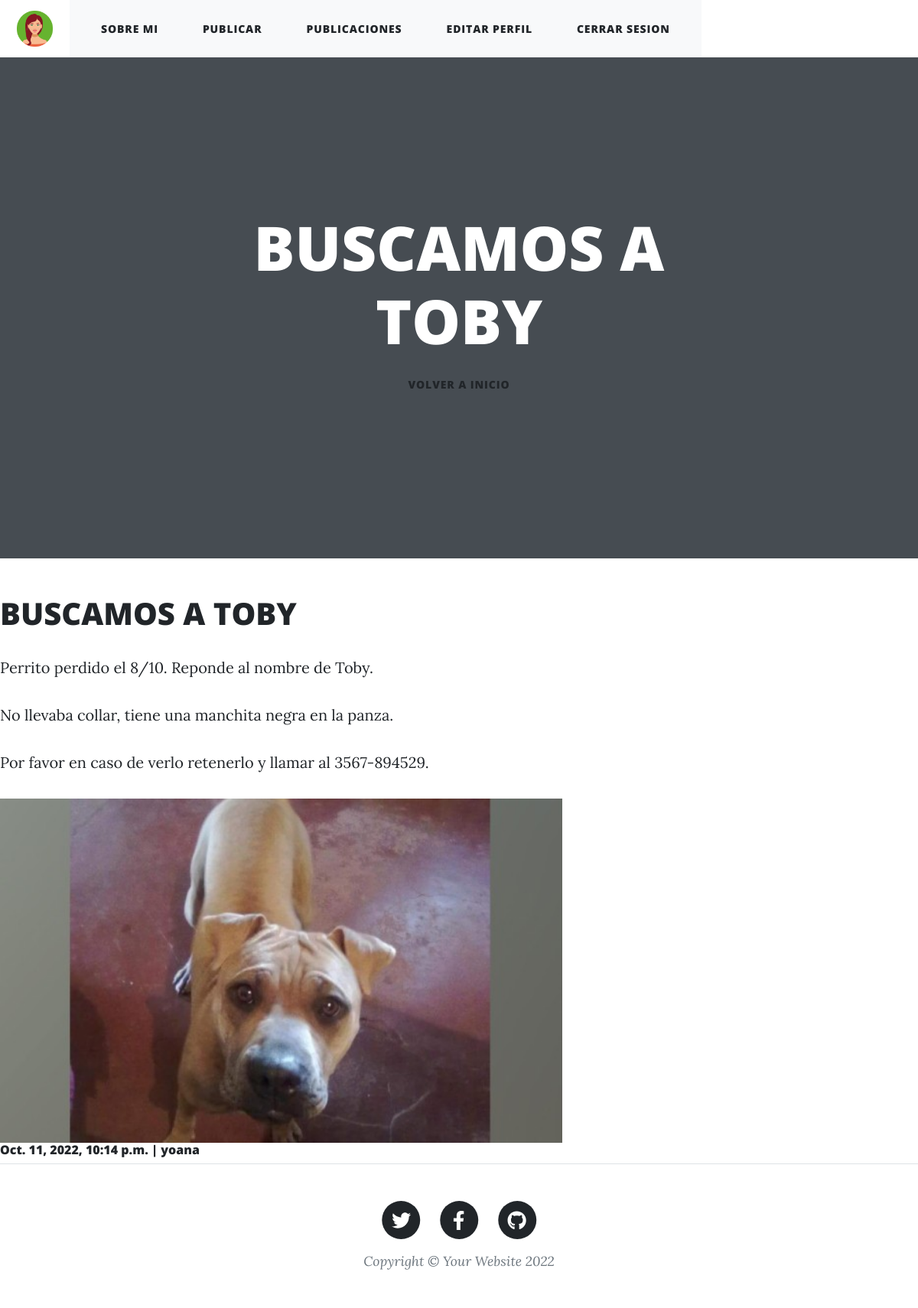
Page /blog/postDetalle/17 (signed in) on the committed database.
### blog/models.py (models this page shows, shortened)
class Post(models.Model):
    titulo = models.CharField(max_length = 250)
    contenido = RichTextUploadingField(blank=True, null=True)
    imagen = models.ImageField('imagen', upload_to = 'post/', null = True, blank = True )
    autor = models.ForeignKey(User, on_delete = models.CASCADE, default=User.first_name)
    fecha = models.DateTimeField(default=timezone.now)
    class Meta:
        ordering = ('-fecha',)

### blog/views.py (the view)
# urls.py: path('postDetalle/<id>', postDetalle, name='postDetalle'),
@login_required
def postDetalle(request, id):
    post = Post.objects.get(id=id)
    return render (request, "blog/postDetalle.html", {'post':post, 'avatar':obtenerAvatar(request)})

### blog/views.py (called while the page is built)
def obtenerAvatar(request):
    lista = Avatar.objects.filter(user=request.user)
    if len(lista)!=0:
        imagen = lista[0].imagen.url
    else:
        imagen = "/media/avatares/avatarPorDefecto/avatarPorDefecto.png"
    return imagen

### blog/templates/blog/postDetalle.html
{% extends 'blog/base.html' %}
{% load static %}
{% block encabezado_que_cambia %}
<header class="header">
    <nav class="nav">
        {% if user.is_authenticated %}
            <img height="75px" src="{{ avatar }}" class= "img nav-link" alt="" >
            <nav class="navbar navbar-light bg-light static-top">
            <div class="container">
                <a class = "btn btn-sucess" href="{% url 'sobreMi' %}">SOBRE MI</a>
                <a class = "btn btn-sucess" href="{% url 'post' %}">PUBLICAR</a>
                <a class = "btn btn-sucess" href="{% url 'leerPosts' %}">PUBLICACIONES</a>
                <a class = "btn btn-sucess" href="{% url 'editarPerfil' %}">EDITAR PERFIL</a>
                <a class = "btn btn-sucess" href="{% url 'logout' %}">CERRAR SESION</a>
        {% else %}
                <a class = "btn btn-sucess" href="{% url 'login' %}">INICIAR SESION</a>
                <a class = "btn btn-sucess" href="{% url 'register' %}">REGISTRARSE</a>
        {% endif %}
            </div>
            </nav>
    </nav>
</header>
    <header class="masthead">
        <div class="container position-relative px-4 px-lg-5">
            <div class="row gx-4 gx-lg-5 justify-content-center">
                <div class="col-md-10 col-lg-8 col-xl-7">
                    <div class="site-heading">
                        <h1>{{ post.titulo }}</h1>
                        <a class = "btn btn-sucess" href="{% url 'inicio' %}">VOLVER A INICIO</a>
                    </div>
                </div>
            </div>
        </div>
    </header>
{% endblock %}
{% block contenido_que_cambia %}
<a href="{% url 'postDetalle' post.id %}">
<h1>{{ post.titulo }}</h1>
<p>{{ post.contenido|safe }}</p>
{% if post.imagen %}
    <img height = '450px' src="{{ post.imagen.url }}">
{% endif %}
<h6>{{ post.fecha }} | {{ post.autor }}</h6>
</a>
{% endblock %}

### rows in the picture
Post: titulo "BUSCAMOS A TOBY", contenido "Perrito perdido el 8/10. Reponde al nombre de Toby. No llevaba collar, tiene una manchita negra en la panza. Por favor en caso de verlo retenerlo y llamar al 3567-894529.", imagen (picture), fecha "Oct. 11, 2022, 10:14 p.m.", autor "yoana"
